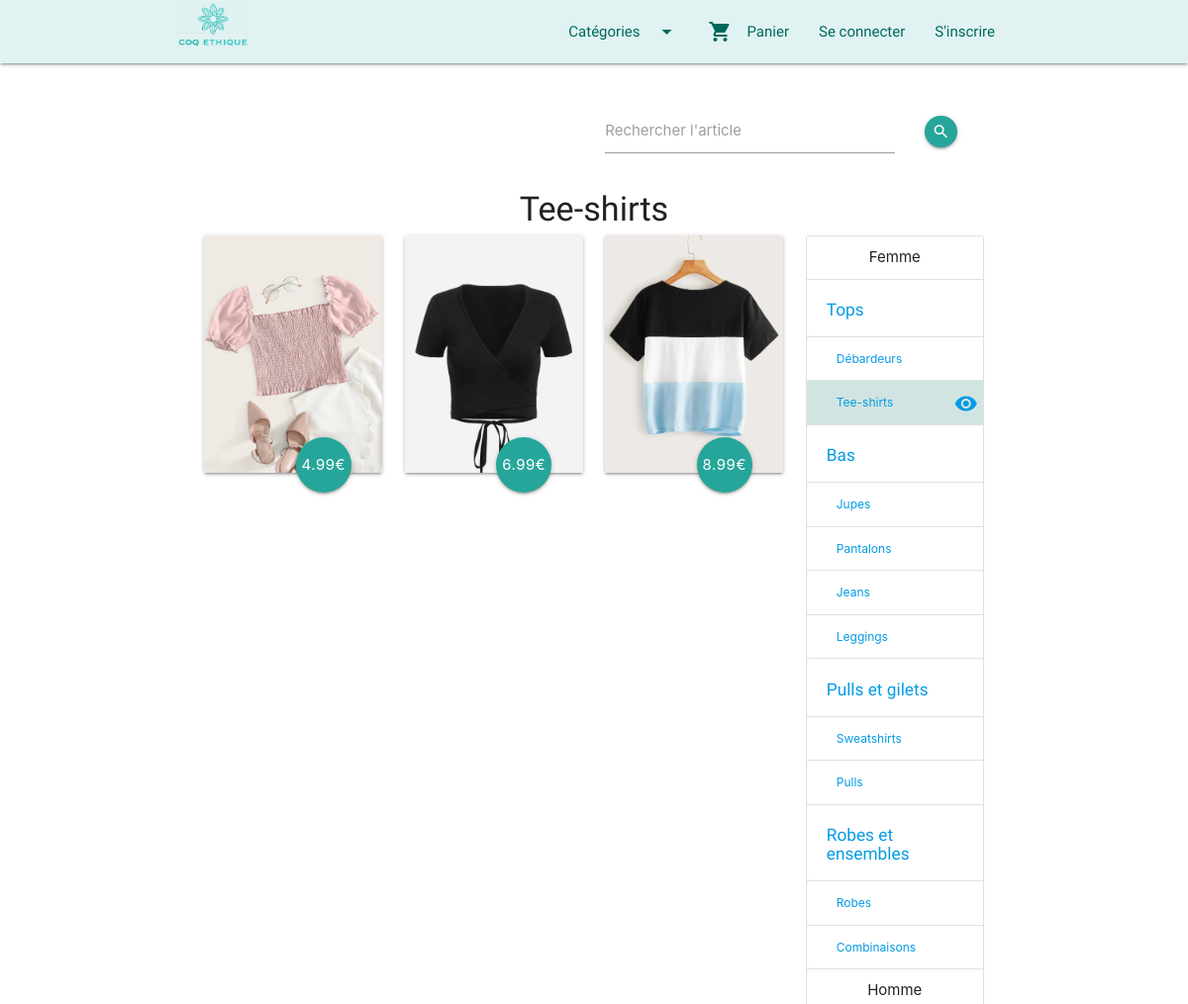
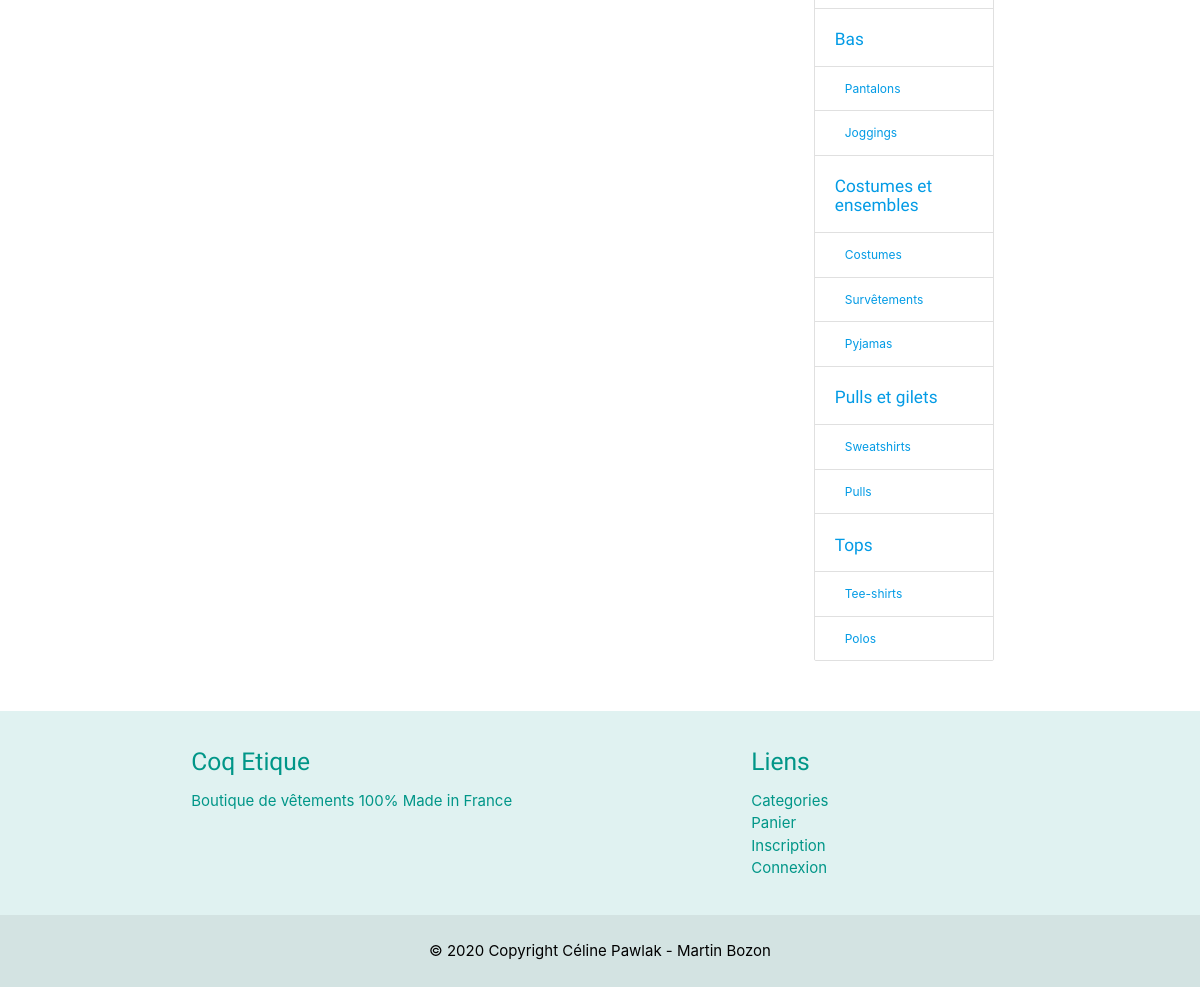
Screenshot of /index.php?p=products.subcategory&id=10 with the database file from the repository (2 pictures, top to bottom).
### tables this page shows
CREATE TABLE IF NOT EXISTS `sous_categories` (
  `id` int(11) NOT NULL AUTO_INCREMENT,
  `nom` varchar(255) NOT NULL,
  `id_categories` int(11) DEFAULT NULL,
  PRIMARY KEY (`id`),
  KEY `id_categories` (`id_categories`)
);

CREATE TABLE IF NOT EXISTS `produits` (
  `id` int(11) NOT NULL AUTO_INCREMENT,
  `nom` varchar(255) NOT NULL,
  `image_path` varchar(255) NOT NULL,
  `description` longtext NOT NULL,
  `prix` float NOT NULL,
  `id_sous_categories` int(11) DEFAULT NULL,
  `stock` int(11) NOT NULL,
  PRIMARY KEY (`id`),
  KEY `id_sous_categories` (`id_sous_categories`)
);

CREATE TABLE IF NOT EXISTS `categories` (
  `id` int(11) NOT NULL AUTO_INCREMENT,
  `nom` varchar(255) NOT NULL,
  `gender` varchar(255) NOT NULL,
  `image_path` varchar(255) NOT NULL,
  PRIMARY KEY (`id`)
);

### core/Controller/Controller.php (called while the page is built, shortened)
<?php
class Controller{
    protected $viewPath;
    protected function render($view, $variables = []){
        extract($variables);
        require ($this->viewPath . str_replace('.', '/', $view) . '.php');
    }
}

### app/Controller/ProductsController.php (called while the page is built, shortened)
<?php
class ProductsController extends AppController
{
    public function subcategory()
    {
        $subcategory = $this->Subcategory->find($_GET['id']);
        $products = $this->Product->lastBySubcategory($_GET['id']);
        $subcategories = $this->Subcategory->all();
        $categories = $this->Category->all();
        $this->render('products.subcategory', compact('products', 'subcategories', 'subcategory', 'categories'));
    }
}

### public/index.php (called while the page is built, shortened)
<?php
if (isset($_GET['p'])) {
    $page = $_GET['p'];
} else {
    $page = 'products.home';
}
$page = explode('.', $page);
if ($page[0] === 'admin'){
    $controller = '\App\Controller\Admin\\' . ucfirst($page[1] . 'Controller');
    $action = $page[2];
}else{
    $action = $page[1];
}
$controller = new $controller;
$controller->$action();

### core/Table/Table.php (called while the page is built, shortened)
<?php
class Table
{
    protected $table;
    protected $db;
    public function __construct(Database $db)
    {
        $this->db = $db;
    }
    public function all()
    {
        return $this->query('SELECT * FROM '. $this->table);
    }
    public function find($id){
        return $this->query("SELECT * FROM {$this->table} WHERE id = ?", [$id], true);
    }
    public function query($statement, $attributes = null, $one = false)
    {
        if ($attributes) {
            return $this->db->prepare(
                $statement,
                $attributes,
                str_replace('Table', 'Entity', get_class($this)),
                $one);
        }else{
            return $this->db->query(
                $statement,
                str_replace('Table', 'Entity', get_class($this)),
                $one);
        }
    }
}

### core/Database/MysqlDatabase.php (called while the page is built, shortened)
<?php
class MysqlDatabase extends Database
{
    private $pdo;
    private function getPDO()
    {
        if ($this->pdo === null){
            $pdo = new PDO('mysql:dbname=boutique;host=localhost', 'root', '');
            $pdo->setAttribute(PDO::ATTR_ERRMODE, PDO::ERRMODE_EXCEPTION);
            $this->pdo = $pdo;
        }
        return $this->pdo;
    }
    public function query($statement, $class_name = null, $one = false)
    {
        $req = $this->getPDO()->query($statement);
        if ($class_name === null){
            $req->setFetchMode(PDO::FETCH_OBJ);
        }else{
            $req->setFetchMode(PDO::FETCH_CLASS, $class_name);
        }
        if ($one){
            $datas = $req->fetch();
        }else{
            $datas = $req->fetchAll();
        }
        return $datas;
    }
    public function prepare($statement, $attributes, $class_name = null, $one = false){
                $req = $this->getPDO()->prepare($statement);
        $res = $req->execute($attributes);
        if ($class_name === null){
            $req->setFetchMode(PDO::FETCH_OBJ);
        }else{
            $req->setFetchMode(PDO::FETCH_CLASS, $class_name);
        }
        if ($one){
            $datas = $req->fetch();
        }else{
            $datas = $req->fetchAll();
        }
        return $datas;
    }
}

### app/Autoloader.php (called while the page is built, shortened)
<?php
class Autoloader
{
    static function autoload($class)
    {
        if (strpos($class, __NAMESPACE__ . '\\') === 0) {
            $class = str_replace(__NAMESPACE__ . '\\', '', $class);
            $class = str_replace('\\', '/', $class);
        }
    }
}

### core/Autoloader.php (called while the page is built, shortened)
<?php
class Autoloader
{
    static function autoload($class)
    {
        if (strpos($class, __NAMESPACE__ . '\\') === 0) {
            $class = str_replace(__NAMESPACE__ . '\\', '', $class);
            $class = str_replace('\\', '/', $class);
        }
    }
}

### app/Table/ProductTable.php (called while the page is built, shortened)
<?php
class ProductTable extends Table
{
    public function lastBySubcategory($subcategory_id)
    {
        return $this->query(
            "
        SELECT produits.stock, produits.id, produits.nom, produits.image_path, produits.description, produits.prix, sous_categories.nom as sous_categorie
        FROM produits
        LEFT JOIN sous_categories ON id_sous_categories = sous_categories.id
        WHERE produits.id_sous_categories = ?",
            [$subcategory_id]
        );
    }
}

### app/Entity/ProductEntity.php (called while the page is built, shortened)
<?php
class ProductEntity extends Entity{
    public function getUrl(){
        return 'index.php?p=products.show&id=' . $this->id;
    }
}

### core/Entity/Entity.php (called while the page is built, shortened)
<?php
class Entity
{
    public function __get($key){
        return $this->$key;
    }
}

### app/Entity/CategoryEntity.php (called while the page is built, shortened)
<?php
class CategoryEntity extends Entity{
    public function getUrl(){
        return 'index.php?p=products.category&id=' . $this->id;
    }
}

### app/Entity/SubcategoryEntity.php (called while the page is built, shortened)
<?php
class SubcategoryEntity extends Entity{
    public function getUrl(){
        return 'index.php?p=products.subcategory&id=' .$this->id;
    }
}

### app/Views/products/subcategory.php (the view, shortened to what this page needs)
<div class="m-0 row p-1">
    <div class="m-0 row p-1">
        <form method="post" action="index.php?p=products.search" class="col s12">
            <div class="m-0 row">
                <div class="input-field col s11 m5 offset-m6">
                    <input name="searchbox" type="text" id="autocomplete-input" class="autocomplete">
                    <label for="autocomplete-input">Rechercher l'article</label>
                </div>
                <div class="input-field col s1 m1">
                    <button class="btn-floating btn-small waves-effect waves-light"><i class="material-icons">search</i>
                    </button>
                </div>
            </div>
        </form>
    </div>
    <h4 class="m-0 center"><?= $subcategory->nom ?></h4>
    <div class="row">
        <div class="col s12 m9">
            <div class="row">
                <?php
                if (!empty($products)):
                    foreach ($products as $product): ?>
                        <div class="col s12 m4">
                            <div class="card">
                                <div class="card-image">
                                    <a class="link_card_hover" href="<?= $product->url ?>">
                                        <img src="../app/src/images/<?= $product->image_path ?>"
                                             alt="<?= $product->nom ?>">
                                        <button class="btn-floating btn-large halfway-fab"><?= $product->prix ?>€
                                        </button>
                                    </a>
                                </div>
                            </div>
                        </div>
                    <?php
                    endforeach;
                else : ?>
                    <p>Pas de produit disponible :(</p>
                <?php
                endif; ?>
            </div>
        </div>
        <div id="categories" class="col s12 m3">
            <ul class="collection with-header">
                <li class="collection-header center">Femme</li>
                <?php
                foreach ($categories as $category2) {
                    if ($category2->gender == 'Femme') { ?>
                        <li class="collection-header">
                            <a href=" <?= $category2->url; ?>">
                                <h6><?= $category2->nom ?></h6>
                            </a>
                        </li>
                        <?php
                        foreach ($subcategories as $subcategory2) {
                            if ($subcategory2->id_categories == $category2->id) { ?>
                                <li class="collection-item relative <?= $subcategory2->url == 'index.php?p=products.subcategory&id=' . $subcategory->id ? 'bg_green' : '' ?> ">
                                    <a href="<?= $subcategory2->url; ?>">
                                        <?= $subcategory2->nom ?>
                                        <i class="material-icons icon_see <?= $subcategory2->url == 'index.php?p=products.subcategory&id=' . $subcategory->id ? '' : 'd-none' ?>">remove_red_eye</i>
                                    </a>
                                </li>
                                <?php
                            }
                        } ?>
                        <?php
                    } ?>
                    <?php
                } ?>
                <li class="collection-header center">Homme</li>
                <?php
                foreach (
                    $categories
                    as $category2
                ) {
                    if ($category2->gender == 'Homme') { ?>
                        <li class="collection-header">
                            <a href=" <?= $category2->url; ?>">
                                <h6><?= $category2->nom ?></h6>
                            </a>
                        </li>
                        <?php
                        foreach ($subcategories as $subcategory2) {
                            if ($subcategory2->id_categories == $category2->id) { ?>
                                <li class="collection-item relative <?= $subcategory2->url == 'index.php?p=products.subcategory&id=' . $subcategory->id ? 'bg_green' : '' ?>">
                                    <a href="<?= $subcategory2->url; ?>">
                                        <?= $subcategory2->nom ?>
                                    </a>
                                </li>
                                <?php
                            }
                        }
                    }
                } ?>
            </ul>
        </div>
    </div>
</div>

### public/css/style.css (style rules this page uses)
h1,h2,h3,h4,h5,h6, .navbar-brand { font-family: 'Indie Flower', cursive; }
body { display: flex; flex-direction: column; }
.p-1 { padding: 1rem !important; }
button { margin: 0.5rem; }
.link_card_hover { font-weight: bold; }
.bg_green { background-color: rgba(0, 105, 92, 0.18) !important; }
.relative { position: relative; }
.icon_see { position: absolute; top: 25%; right: 5px; }
.collection-item > * { font-size: 12px !important; }
.m-0 { margin: 0 !important; }

### rows the page displays
sous_categories: nom "Tee-shirts"
produits: image_path (picture), prix "4.99"
produits: image_path (picture), prix "6.99"
produits: image_path (picture), prix "8.99"
categories: nom "Tops"
sous_categories: nom "Débardeurs"
categories: nom "Bas"
sous_categories: nom "Jupes"
sous_categories: nom "Pantalons"
sous_categories: nom "Jeans"
sous_categories: nom "Leggings"
categories: nom "Pulls et gilets"
sous_categories: nom "Sweatshirts"
sous_categories: nom "Pulls"
categories: nom "Robes et ensembles"
sous_categories: nom "Robes"
sous_categories: nom "Combinaisons"
categories: nom "Bas"
sous_categories: nom "Pantalons"
sous_categories: nom "Joggings"
categories: nom "Costumes et ensembles"
sous_categories: nom "Costumes"
sous_categories: nom "Survêtements"
sous_categories: nom "Pyjamas"
categories: nom "Pulls et gilets"
sous_categories: nom "Sweatshirts"
sous_categories: nom "Pulls"
categories: nom "Tops"
sous_categories: nom "Tee-shirts"
sous_categories: nom "Polos"
